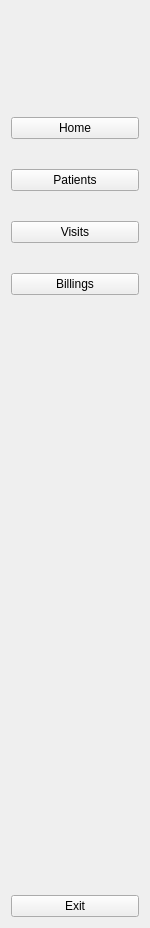
        <widget class="QWidget" name="side_widget_2" native="true">
         <property name="enabled">
          <bool>true</bool>
         </property>
         <property name="maximumSize">
          <size>
           <width>150</width>
           <height>16777215</height>
          </size>
         </property>
         <layout class="QGridLayout" name="gridLayout_4">
          <item row="2" column="0">
           <spacer name="verticalSpacer">
            <property name="orientation">
             <enum>Qt::Vertical</enum>
            </property>
            <property name="sizeHint" stdset="0">
             <size>
              <width>20</width>
              <height>594</height>
             </size>
            </property>
           </spacer>
          </item>
          <item row="0" column="0">
           <layout class="QHBoxLayout" name="horizontalLayout_4">
            <item>
             <spacer name="horizontalSpacer_7">
              <property name="orientation">
               <enum>Qt::Horizontal</enum>
              </property>
              <property name="sizeHint" stdset="0">
               <size>
                <width>28</width>
                <height>20</height>
               </size>
              </property>
             </spacer>
            </item>
            <item>
             <widget class="QLabel" name="logo_2">
              <property name="minimumSize">
               <size>
                <width>50</width>
                <height>50</height>
               </size>
              </property>
              <property name="maximumSize">
               <size>
                <width>50</width>
                <height>50</height>
               </size>
              </property>
              <property name="text">
               <string/>
              </property>
              <property name="pixmap">
               <pixmap resource="resource.qrc">:/icon/icons/MyPatientFirstLogo_Symbol.JPG</pixmap>
              </property>
              <property name="scaledContents">
               <bool>true</bool>
              </property>
             </widget>
            </item>
            <item>
             <spacer name="horizontalSpacer_8">
              <property name="orientation">
               <enum>Qt::Horizontal</enum>
              </property>
              <property name="sizeHint" stdset="0">
               <size>
                <width>28</width>
                <height>20</height>
               </size>
              </property>
             </spacer>
            </item>
           </layout>
          </item>
          <item row="3" column="0">
           <widget class="QPushButton" name="exit_btn_2">
            <property name="text">
             <string>Exit</string>
            </property>
            <property name="icon">
             <iconset resource="resource.qrc">
              <normaloff>:/icon/icons/exit.svg</normaloff>:/icon/icons/exit.svg</iconset>
            </property>
            <property name="iconSize">
             <size>
              <width>30</width>
              <height>30</height>
             </size>
            </property>
            <property name="checkable">
             <bool>true</bool>
            </property>
            <property name="autoExclusive">
             <bool>true</bool>
            </property>
           </widget>
          </item>
          <item row="1" column="0">
           <layout class="QVBoxLayout" name="verticalLayout_5">
            <property name="spacing">
             <number>30</number>
            </property>
            <property name="topMargin">
             <number>50</number>
            </property>
            <property name="bottomMargin">
             <number>0</number>
            </property>
            <item>
             <widget class="QPushButton" name="home_btn_2">
              <property name="minimumSize">
               <size>
                <width>0</width>
                <height>0</height>
               </size>
              </property>
              <property name="maximumSize">
               <size>
                <width>130</width>
                <height>100</height>
               </size>
              </property>
              <property name="text">
               <string>Home</string>
              </property>
              <property name="icon">
               <iconset resource="resource.qrc">
                <normaloff>:/icon/icons/home.svg</normaloff>:/icon/icons/home.svg</iconset>
              </property>
              <property name="iconSize">
               <size>
                <width>30</width>
                <height>30</height>
               </size>
              </property>
              <property name="checkable">
               <bool>true</bool>
              </property>
              <property name="autoExclusive">
               <bool>true</bool>
              </property>
             </widget>
            </item>
            <item>
             <widget class="QPushButton" name="patient_btn_2">
              <property name="maximumSize">
               <size>
                <width>200</width>
                <height>100</height>
               </size>
              </property>
              <property name="text">
               <string>Patients</string>
              </property>
              <property name="icon">
               <iconset resource="resource.qrc">
                <normaloff>:/icon/icons/patient.svg</normaloff>:/icon/icons/patient.svg</iconset>
              </property>
              <property name="iconSize">
               <size>
                <width>30</width>
                <height>30</height>
               </size>
              </property>
              <property name="checkable">
               <bool>true</bool>
              </property>
              <property name="autoExclusive">
               <bool>true</bool>
              </property>
             </widget>
            </item>
            <item>
             <widget class="QPushButton" name="visit_btn_2">
              <property name="minimumSize">
               <size>
                <width>0</width>
                <height>0</height>
               </size>
              </property>
              <property name="maximumSize">
               <size>
                <width>200</width>
                <height>100</height>
               </size>
              </property>
              <property name="text">
               <string>Visits</string>
              </property>
              <property name="icon">
               <iconset resource="resource.qrc">
                <normaloff>:/icon/icons/visit.svg</normaloff>:/icon/icons/visit.svg</iconset>
              </property>
              <property name="iconSize">
               <size>
                <width>30</width>
                <height>30</height>
               </size>
              </property>
              <property name="checkable">
               <bool>true</bool>
              </property>
              <property name="autoExclusive">
               <bool>true</bool>
              </property>
             </widget>
            </item>
            <item>
             <widget class="QPushButton" name="pushButton_2">
              <property name="text">
               <string>Billings</string>
              </property>
              <property name="icon">
               <iconset resource="resource.qrc">
                <normaloff>:/icon/icons/billings.svg</normaloff>:/icon/icons/billings.svg</iconset>
              </property>
              <property name="iconSize">
               <size>
                <width>30</width>
                <height>30</height>
               </size>
              </property>
              <property name="checkable">
               <bool>true</bool>
              </property>
              <property name="autoExclusive">
               <bool>true</bool>
              </property>
             </widget>
            </item>
           </layout>
          </item>
         </layout>
        </widget>
